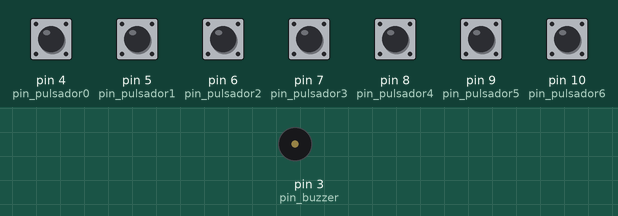
Bench run of a sketch on a simulated Arduino Uno, built with avr-gcc and run on an emulated ATmega328P. Parts: buzzer (waves = sounding). Inputs (shaded band) come from the test bench; at power-on: pin 4 (pin_pulsador0), pin 5 (pin_pulsador1), pin 6 (pin_pulsador2), pin 7 (pin_pulsador3), pin 8 (pin_pulsador4), pin 9 (pin_pulsador5), pin 10 (pin_pulsador6) HIGH.

Above: at 0.8 s.
0.9 s: pin 4 (pin_pulsador0) pulled LOW for 0.15 s
At 0.97 s:
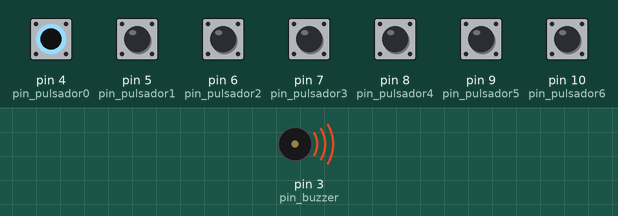
Timing chart, 0 to 3.9 s (numbered marks = the images above; inputs shaded):
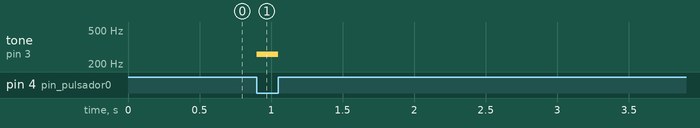

Measured:
- after the input at 0.9 s, tone on pin 3 (pin_buzzer): silent → 261 Hz at once, → silent 0.15 s later

The sketch:

organo_v2.ino
```cpp
// Autor: matematicasdeinstituto
// Web  : https://github.com/matematicasdeinstituto/arduino

// Órgano de juguete

#include "pulsador_v2.h"
#include "buzzer_v1.h"

// Conexiones
// Los pines 1 y 2 no se pueden usar cuando uses el monitor serie, ya que son
// esos pines los que usa el Arduino para comunicarse con el ordenador.
constexpr int pin_buzzer    = 3;
constexpr int pin_pulsador0 = 4;
constexpr int pin_pulsador1 = 5;
constexpr int pin_pulsador2 = 6;
constexpr int pin_pulsador3 = 7;
constexpr int pin_pulsador4 = 8;
constexpr int pin_pulsador5 = 9;
constexpr int pin_pulsador6 = 10;


int main()
{
    init();


// init pulsadores
    Pulsador pulsador0{pin_pulsador0};
    Pulsador pulsador1{pin_pulsador1};
    Pulsador pulsador2{pin_pulsador2};
    Pulsador pulsador3{pin_pulsador3};
    Pulsador pulsador4{pin_pulsador4};
    Pulsador pulsador5{pin_pulsador5};
    Pulsador pulsador6{pin_pulsador6};

    Buzzer buzzer{pin_buzzer};

    while(true){
        if (pulsador0.presionado())
            buzzer.toca_do();

        else if (pulsador1.presionado())
            buzzer.toca_re();

        else if (pulsador2.presionado())
            buzzer.toca_mi();

        else if (pulsador3.presionado())
            buzzer.toca_fa();

        else if (pulsador4.presionado())
            buzzer.toca_sol();

        else if (pulsador5.presionado())
            buzzer.toca_la();

        else if (pulsador6.presionado())
            buzzer.toca_si();

        else
            buzzer.stop();
    }
}
```

buzzer_v1.h
```cpp
#pragma once

#ifndef __BUZZER_V1_H__
#define __BUZZER_V1_H__


class Buzzer{
public:
    Buzzer (int pin);

    void toca(int freq); // frecuencia
    void toca(int freq, int t_ms);
    void stop(); // deja de tocar

// Tocamos las notas musicales.
    void toca_do() { toca(do1); }
    void toca_re() { toca(re1); }
    void toca_mi() { toca(mi1); }
    void toca_fa() { toca(fa1); }
    void toca_sol() { toca(sol1); }
    void toca_la() { toca(la1); }
    void toca_si() { toca(si1); }

private:
    int pin_;	// pin al que conectamos el buzzer

// Como definimos las frecuencias private el usuario de la clase
// no tiene acceso a estos valores. Lo que quiero es ocultarle los detalles
// de implementación. Cuando un pianista toca un piano, toca la tecla Do, pero
// no tiene ni idea de si su frecuencia es 261 ó 300 Hz.
// Confieso que me suena un poco raro. ¿Algún error en alguna frecuencia o es
// culpa del buzzer?
    static constexpr int do1   = 261;
    static constexpr int doS1  = 277;
    static constexpr int re1   = 294;
    static constexpr int reS1  = 311;
    static constexpr int mi1   = 330;
    static constexpr int fa1   = 349;
    static constexpr int faS1  = 369;
    static constexpr int sol1  = 391;
    static constexpr int solS1 = 415;
    static constexpr int la1   = 440;
    static constexpr int laS1  = 466;
    static constexpr int si1   = 494;
};


// CUIDADO: como estas funciones se limitan a llamar a otra función
// las defino `inline`. Puede dar la impresión de que esto es lo habitual:
// FALSO!!! Lo normal es definir las funciones dentro de un .ino, y nunca
// dentro del .h. Estas se definen en el .h porque son `inline`.
inline Buzzer::Buzzer(int pin) : pin_{pin}
{
    pinMode(pin_, OUTPUT);
}

inline void Buzzer::toca(int freq)
{
    tone(pin_, freq);
}

inline void Buzzer::toca(int freq, int t_ms)
{
    tone(pin_, freq, t_ms);
}

inline void Buzzer::stop()
{
    noTone(pin_);
}

#endif
```

pulsador_v2.h
```cpp
#pragma once

#ifndef __PULSADOR_V2_H__
#define __PULSADOR_V2_H__

// En muchas ocasiones vamos a necesitar crear un conjunto de estados. La
// forma más básica de hacerlo sería:
// constexpr int pulsador_recien_pulsado   = 0;
// constexpr int pulsador_recien_soltado   = 1;
// constexpr int pulsador_sigue_pulsado	   = 2;
// constexpr int pulsador_sigue_soltado    = 3;
// Uno de los problemas con hacer esto es que es muy propenso a error (te
// puedes confundir al numerarlos, o más adelante añades otro estado y asignas
// mal el número, ...).
//
// Para evitar esos errores C++ suministra las enumeraciones `enum class`: lo
// que hacen es asignar automáticamente números evitando posibles errores.
// El código comentado arriba es similar al siguiente:
enum class Pulsador_estado{
    recien_pulsado,	// se ha presionado desde la última vez que se miró
    recien_soltado,	// se ha soltado    desde la última vez que se miró
    sigue_pulsado,
    sigue_soltado
};


class Pulsador{
public:
    Pulsador(int pin_pulsador);

// Estados
    // Devuelve el estado en el que se encuentra el pulsador desde la última
    // vez que se miró.
    // Observar que esta función no es `const` ya que va a modificar el
    // estado.
    Pulsador_estado estado();

    bool recien_pulsado();
    bool sigue_pulsado();
    bool recien_soltado();
    bool sigue_soltado();

// Mirando cómo esta el pulsador justo en este momento
    // Devuelve true si está presionado el pulsador. false en caso contrario.
    bool presionado() const;

    // Devuelve true si el pulsador no está presionado.
    bool no_presionado() const;

private:
    const int pin;
    bool presionado_;
};

inline Pulsador::Pulsador(int pin_pulsador)
		    : pin{pin_pulsador}
{
    pinMode(pin, INPUT_PULLUP);

// Anotamos el estado del pin (<-- este comentario sobra, lo pongo para
// explicar. Intenta comentar lo mínimo posible, el código tiene que poder
// leerse).
    if (digitalRead(pin) == LOW)
	presionado_ = true;

    else
	presionado_ = false;

// Esto se puede escribir de forma críptica:
//  presionado_ = (digitalRead(pin) == LOW); <--- ESTILO PÉSIMO DE
//  PROGRAMACIÓN: recuerda, programar es muy sencillo, mantener muy dificil.
//  Si tienes que modificar tu programa dentro de 1 año ¿entenderás lo que
//  está escrito?

}


// Observar que aquí uso un estilo diferente para escribir las funciones
// `inline`.
inline bool Pulsador::presionado() const
{ return (digitalRead(pin) == LOW); }

inline bool Pulsador::no_presionado() const
{ return !presionado(); }

inline bool Pulsador::recien_pulsado()
{ return (estado() == Pulsador_estado::recien_pulsado); }

inline bool Pulsador::sigue_pulsado()
{ return (estado() == Pulsador_estado::sigue_pulsado); }

inline bool Pulsador::recien_soltado()
{ return (estado() == Pulsador_estado::recien_soltado); }

inline bool Pulsador::sigue_soltado()
{ return (estado() == Pulsador_estado::sigue_soltado); }


#endif
```

pulsador_v2.ino
```cpp
#include "pulsador_v2.h"

Pulsador_estado Pulsador::estado()
{
    if (presionado_){
	if (digitalRead(pin) == LOW){
	    // presionado_ = true; <-- esto sobra, ¿por qué?
	    return Pulsador_estado::sigue_pulsado;
	}

	else{
	    presionado_ = false;
	    return Pulsador_estado::recien_soltado;
	}
    }

    else { // este else se puede comentar. Aquí llega solo si presionado_ == false
	if (digitalRead(pin) == LOW){
	    presionado_ = true;
	    return Pulsador_estado::recien_pulsado;
	}

	else{
	    // presionado_ = false; <-- ¿por qué comento este?
	    return Pulsador_estado::sigue_soltado;
	}

    }
}
```
